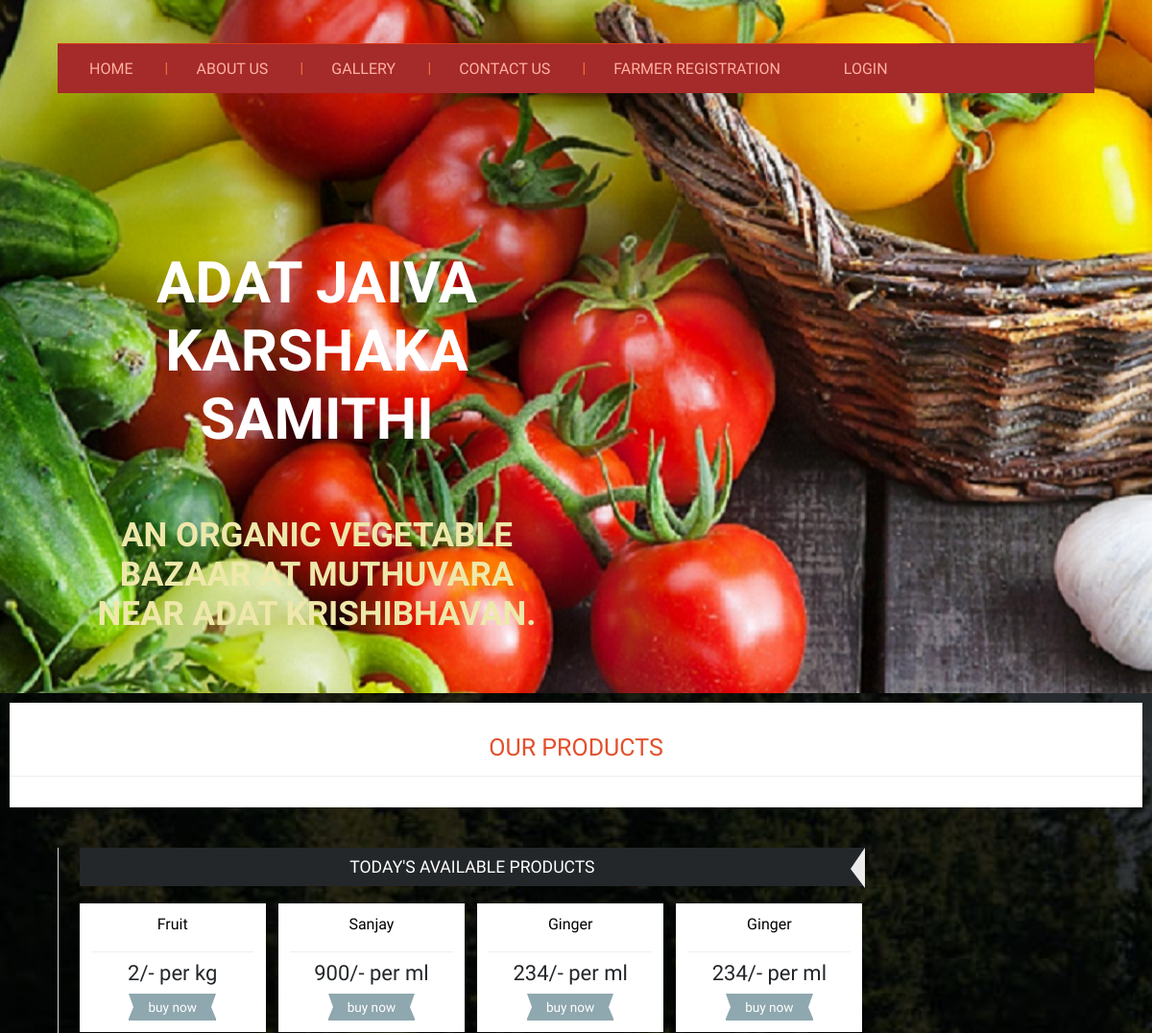
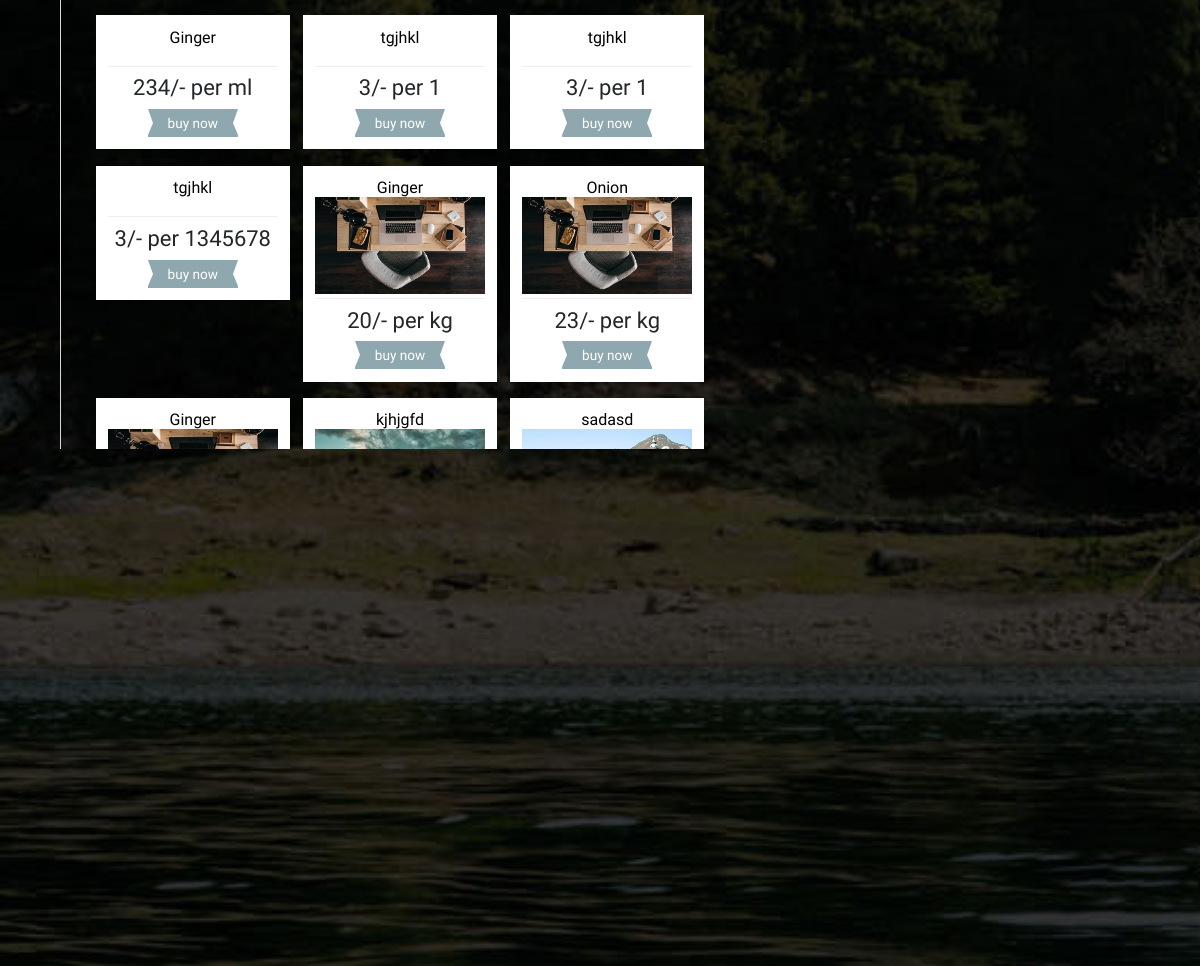
The app's page /home.php with its own data (2 pictures, top to bottom).
### tables this page shows
CREATE TABLE `tb_pdtmaster` (
  `prm_ID` int(10) NOT NULL,
  `prm_Name` varchar(20) NOT NULL,
  `prm_Path` varchar(200) NOT NULL,
  `prm_frm_ID` int(10) NOT NULL,
  `status` varchar(1) NOT NULL
);

### home.php (the view, shortened to what this page needs)
<!DOCTYPE HTML>
<head>
<link href="css/style.css" rel="stylesheet" type="text/css" media="all"/>
</head>
<body>
	<div class="header">
  	  		<div class="wrap">
				<div class="header_top">
  		    </div>
  		    <div class="navigation">
					<ul class="nav">
						<li>
							<a href="index.html">HOME</a>
						</li>
						<li  class="test">
							<a href="about.html">ABOUT US</a>
						</li>
						<li>
							<a href="gallery.html">GALLERY</a>
						</li>
						<li>
							<a href="contactus.html">CONTACT US</a>
						</li>
						<li>
							<a href="reg.html">FARMER REGISTRATION</a>
						</li>
						<li>
							<a href="login.html">LOGIN</a>
								</li>
					</ul>
  		    </div>
  		     <div class="header_bottom">
			   <div class="slider-text">
			   	<h2><b>ADAT JAIVA KARSHAKA SAMITHI</b></h2>
			   	<p><b>AN ORGANIC VEGETABLE BAZAAR AT MUTHUVARA</b><br/> <b>NEAR ADAT KRISHIBHAVAN.</b></p>
	  	      </div>
	      </div>
   		</div>
   </div>
  <div class="main">
      <div class="content">
    	        <div class="content_top">
    	        	<div class="wrap">
		          	   <h3>OUR PRODUCTS</h3>
		          	</div>
		          	<div class="line"> </div>
    	       </div>
    	  <div class="content_bottom">
    	    <div class="wrap">
    	    	<div class="content-bottom-right">
    	    	<h3>TODAY'S AVAILABLE PRODUCTS</h3>
    	    	<?php
require"connection.php";
 $sqlDetail = " SELECT  prm_ID, prm_Name, prm_Path, prd_Qty, prd_Prize, prd_Unit FROM  tb_pdtmaster A
INNER JOIN tb_pdtdetail B on B.prd_prm_ID  = A.prm_ID
 WHERE Status = 'Y'
group By prm_ID
 ";
$result = mysqli_query($con,$sqlDetail);
if($result){
echo " <div class='section group'>";
  while ($fieldinfo=mysqli_fetch_row($result))
    {
   echo " <div class='grid_1_of_4 images_1_of_4'>
					 <h4>$fieldinfo[1]</h4>
					 <img src='$fieldinfo[2]' alt='' />
					  <div class='price-details'>
				       <div class='price-number'>
							<p><span class='rupees'>$fieldinfo[4]/- per $fieldinfo[5] </span></p>
					    </div>
					       		<div class='add-cart'>
									<h4><a href='preview.php?id=$fieldinfo[0]'>buy now</a></h4>
							     </div>
							 <div class='clear'></div>
					</div>
				</div>";
    }
    echo "  </div>";
	}
?>
</body>
</html>

### records on screen
tb_pdtmaster: prm_Name "Fruit", fieldinfo "2", fieldinfo "kg"
tb_pdtmaster: prm_Name "Sanjay", fieldinfo "900", fieldinfo "ml"
tb_pdtmaster: prm_Name "Ginger", fieldinfo "234", fieldinfo "ml"
tb_pdtmaster: prm_Name "Ginger", fieldinfo "234", fieldinfo "ml"
tb_pdtmaster: prm_Name "Ginger", fieldinfo "234", fieldinfo "ml"
tb_pdtmaster: prm_Name "tgjhkl", fieldinfo "3", fieldinfo "1"
tb_pdtmaster: prm_Name "tgjhkl", fieldinfo "3", fieldinfo "1"
tb_pdtmaster: prm_Name "tgjhkl", fieldinfo "3", fieldinfo "1345678"
tb_pdtmaster: prm_Name "Ginger", prm_Path (picture), fieldinfo "20", fieldinfo "kg"
tb_pdtmaster: prm_Name "Onion", prm_Path (picture), fieldinfo "23", fieldinfo "kg"
tb_pdtmaster: prm_Name "Ginger", prm_Path (picture), fieldinfo "213", fieldinfo "kg"
tb_pdtmaster: prm_Name "kjhjgfd", prm_Path (picture), fieldinfo "45", fieldinfo "Kg"
tb_pdtmaster: prm_Name "sadasd", prm_Path (picture), fieldinfo "kg"
tb_pdtmaster: prm_Name "sadasd", prm_Path (picture), fieldinfo "654", fieldinfo "kg"
